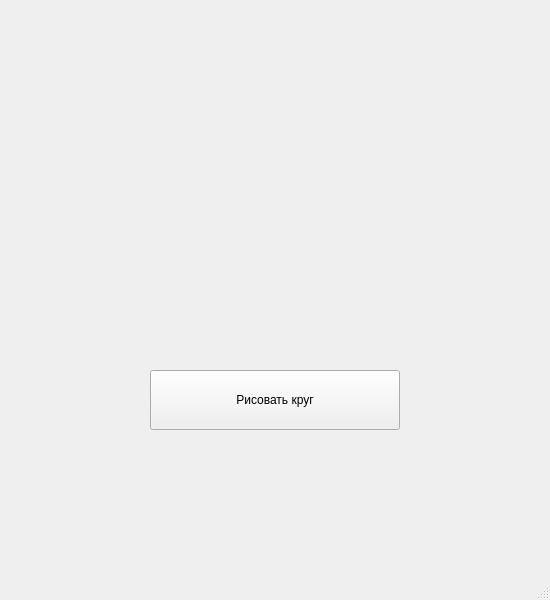
<?xml version="1.0" encoding="UTF-8"?>
<ui version="4.0">
 <class>MainWindow</class>
 <widget class="QMainWindow" name="MainWindow">
  <property name="geometry">
   <rect>
    <x>0</x>
    <y>0</y>
    <width>550</width>
    <height>600</height>
   </rect>
  </property>
  <property name="windowTitle">
   <string>MainWindow</string>
  </property>
  <widget class="QWidget" name="centralwidget">
   <widget class="QPushButton" name="pushButton">
    <property name="geometry">
     <rect>
      <x>150</x>
      <y>370</y>
      <width>250</width>
      <height>60</height>
     </rect>
    </property>
    <property name="text">
     <string>Рисовать круг</string>
    </property>
   </widget>
  </widget>
  <widget class="QMenuBar" name="menubar">
   <property name="geometry">
    <rect>
     <x>0</x>
     <y>0</y>
     <width>550</width>
     <height>21</height>
    </rect>
   </property>
  </widget>
  <widget class="QStatusBar" name="statusbar"/>
 </widget>
 <resources/>
 <connections/>
</ui>
